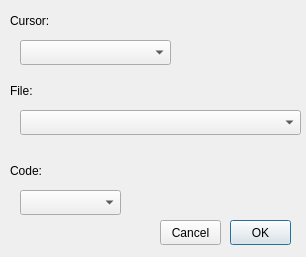
<?xml version="1.0" encoding="UTF-8"?>
<ui version="4.0">
 <class>ChooseCursorWindow</class>
 <widget class="QDialog" name="ChooseCursorWindow">
  <property name="geometry">
   <rect>
    <x>0</x>
    <y>0</y>
    <width>306</width>
    <height>257</height>
   </rect>
  </property>
  <property name="windowTitle">
   <string>Dialog</string>
  </property>
  <widget class="QPushButton" name="OkPushButton">
   <property name="geometry">
    <rect>
     <x>230</x>
     <y>220</y>
     <width>61</width>
     <height>25</height>
    </rect>
   </property>
   <property name="text">
    <string>OK</string>
   </property>
  </widget>
  <widget class="QComboBox" name="cursorCombobox">
   <property name="geometry">
    <rect>
     <x>20</x>
     <y>40</y>
     <width>151</width>
     <height>25</height>
    </rect>
   </property>
  </widget>
  <widget class="QLabel" name="dialogLabel">
   <property name="geometry">
    <rect>
     <x>10</x>
     <y>0</y>
     <width>61</width>
     <height>41</height>
    </rect>
   </property>
   <property name="text">
    <string>Cursor:</string>
   </property>
   <property name="wordWrap">
    <bool>true</bool>
   </property>
  </widget>
  <widget class="QLabel" name="dialogLabel_2">
   <property name="geometry">
    <rect>
     <x>10</x>
     <y>70</y>
     <width>61</width>
     <height>41</height>
    </rect>
   </property>
   <property name="text">
    <string>File:</string>
   </property>
   <property name="wordWrap">
    <bool>true</bool>
   </property>
  </widget>
  <widget class="QComboBox" name="fileCombobox">
   <property name="geometry">
    <rect>
     <x>20</x>
     <y>110</y>
     <width>281</width>
     <height>25</height>
    </rect>
   </property>
  </widget>
  <widget class="QLabel" name="dialogLabel_3">
   <property name="geometry">
    <rect>
     <x>10</x>
     <y>150</y>
     <width>61</width>
     <height>41</height>
    </rect>
   </property>
   <property name="text">
    <string>Code:</string>
   </property>
   <property name="wordWrap">
    <bool>true</bool>
   </property>
  </widget>
  <widget class="QComboBox" name="codeCombobox">
   <property name="geometry">
    <rect>
     <x>20</x>
     <y>190</y>
     <width>101</width>
     <height>25</height>
    </rect>
   </property>
  </widget>
  <widget class="QPushButton" name="CancelButton">
   <property name="geometry">
    <rect>
     <x>160</x>
     <y>220</y>
     <width>61</width>
     <height>25</height>
    </rect>
   </property>
   <property name="text">
    <string>Cancel</string>
   </property>
  </widget>
 </widget>
 <resources/>
 <connections/>
</ui>
